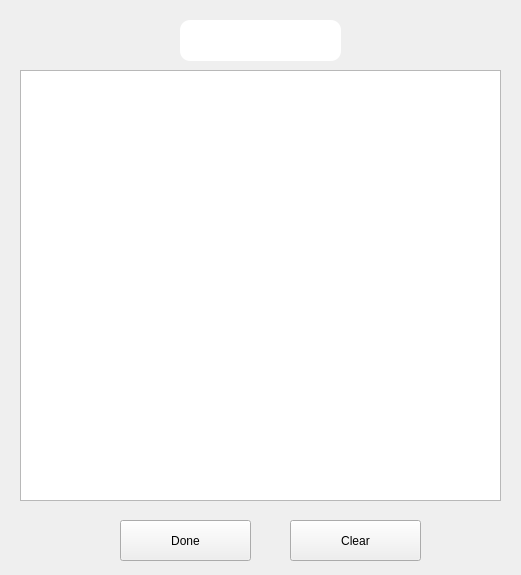
<?xml version="1.0" encoding="UTF-8"?>
<ui version="4.0">
 <class>ThirdWindow</class>
 <widget class="QMainWindow" name="ThirdWindow">
  <property name="geometry">
   <rect>
    <x>0</x>
    <y>0</y>
    <width>521</width>
    <height>575</height>
   </rect>
  </property>
  <property name="windowTitle">
   <string>Notes</string>
  </property>
  <widget class="QWidget" name="centralwidget">
   <widget class="QTextEdit" name="textEdit">
    <property name="geometry">
     <rect>
      <x>20</x>
      <y>70</y>
      <width>481</width>
      <height>431</height>
     </rect>
    </property>
   </widget>
   <widget class="QPushButton" name="Done_pushButton">
    <property name="geometry">
     <rect>
      <x>120</x>
      <y>520</y>
      <width>131</width>
      <height>41</height>
     </rect>
    </property>
    <property name="text">
     <string>Done</string>
    </property>
   </widget>
   <widget class="QPushButton" name="Clear_pushButton">
    <property name="geometry">
     <rect>
      <x>290</x>
      <y>520</y>
      <width>131</width>
      <height>41</height>
     </rect>
    </property>
    <property name="text">
     <string>Clear</string>
    </property>
   </widget>
   <widget class="QLabel" name="name_label">
    <property name="geometry">
     <rect>
      <x>180</x>
      <y>20</y>
      <width>161</width>
      <height>41</height>
     </rect>
    </property>
    <property name="styleSheet">
     <string notr="true">QLabel{
background :rgb(255, 255, 255) ;
border-radius: 10px;
}</string>
    </property>
    <property name="text">
     <string/>
    </property>
    <property name="alignment">
     <set>Qt::AlignCenter</set>
    </property>
   </widget>
  </widget>
 </widget>
 <resources/>
 <connections/>
</ui>
